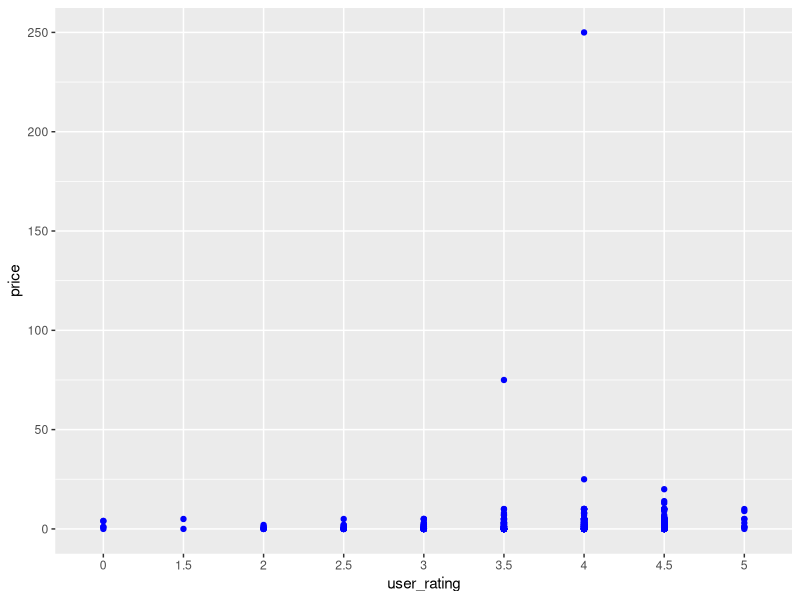

This figure's R source:
## ---- chunk 1
AppData = read.csv("./Apple_Store.csv/AppleStore(Ver.1).csv")
Apps <- AppData[1:530, ]
## ---- chunk 2
library(dplyr)
Apps %>%
mutate(size_MB=size_bytes/1000000) %>%
arrange(ver) %>%
  select(X, id, size_MB, ver) %>%
tail()
## ---- chunk 3
library(dplyr)
  select(Apps, X, id, price, user_rating) %>%
  filter(price==0.00) %>%
  arrange(desc(user_rating))
## ---- chunk 4
library(ggplot2)
ggplot(data=Apps, aes(x=user_rating, y=price)) + geom_point(color="blue")
## ---- chunk 5
library(dplyr)
select(Apps, X, id, prime_genre, price, user_rating, cont_rating) %>%
  filter(prime_genre=="Games") %>%
  arrange(cont_rating) %>%
  arrange(desc(user_rating)) %>%
  arrange(price) %>%
  head()
## ---- chunk 6
library("knitr")
kable(table(Apps$prime_genre, Apps$price))
